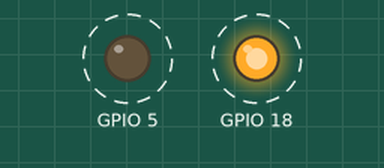
A sketch run on a simulated ESP32. Parts: output pins drawn as LEDs (lit = HIGH). Dashed ring = blinking.

Above: at 0.2 s.
Timing chart, 0 to 4.6 s (numbered marks = the images above):
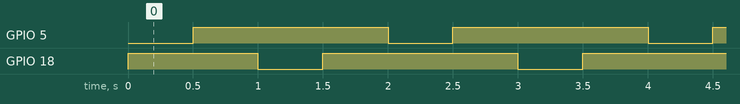

The sketch:

example.ino
```cpp
// Shows how to toggle relays wired to ESP32 GPIO5 and GPIO18 using active-LOW signals to cycle each relay on and off.
//
// Buy this module: https://shillehtek.com/products/2-channel-24v-relay-module
// Full manual: https://shillehtek.com/blogs/shillehtek-product-manuals/2-channel-24v-relay-module-manual
// More examples: https://github.com/shillehbean/shillehtek-examples
//

// 2-Channel 24V Relay Module - ESP32 Arduino Example
// IN pins: GPIO 5, 18
// Active LOW logic.

void setup() {
  Serial.begin(115200);
  pinMode(5, OUTPUT);
  digitalWrite(5, HIGH);  // start OFF
  pinMode(18, OUTPUT);
  digitalWrite(18, HIGH);  // start OFF
}

void loop() {
  digitalWrite(5, LOW);   // Relay 1 ON
  delay(500);
  digitalWrite(5, HIGH);  // Relay 1 OFF
  delay(500);
  digitalWrite(18, LOW);   // Relay 2 ON
  delay(500);
  digitalWrite(18, HIGH);  // Relay 2 OFF
  delay(500);
}
```

Measured:
- by itself, GPIO 5, GPIO 18: alternates HIGH for 1.5 s and LOW for 0.50 s
- by itself, everything shown: repeats every 2.0 s, in 4 steps
